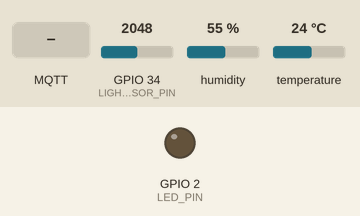
Recording of a sketch running on a simulated ESP32. Shown: output pins drawn as LEDs (lit = HIGH). The test bench sets the inputs (shaded band); at power-on: GPIO 34 (LIGHT_SENSOR_PIN) = 2048, humidity 55 %, temperature 24 °C. WiFi joins after 1.5 s; servers stay silent unless stated; no MQTT or app messages arrive unless stated; what the sketch prints to the serial monitor is not drawn.

Above: at 4.9 s.
5.0 s: MQTT message "led_on" arrives on the first subscribed topic
At 5.8 s:
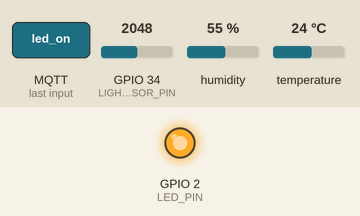
6.5 s: MQTT message "led_off" arrives on the first subscribed topic
11.5 s: MQTT message "status" arrives on the first subscribed topic
Timing chart, 0 to 21.7 s (numbered marks = the images above; inputs shaded):
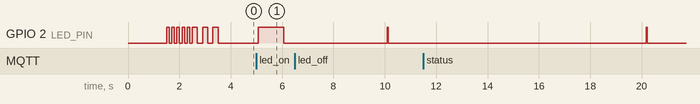

The sketch:

esp32-sensor.ino
```cpp
#include <WiFi.h>
#include <PubSubClient.h>
#include <ArduinoJson.h>
#include <DHT.h>

// ====== CONFIGURATION ======
// TODO: Update these with your actual credentials
const char* WIFI_SSID = "YOUR_WIFI_NETWORK_NAME";
const char* WIFI_PASS = "YOUR_WIFI_PASSWORD";
const char* MQTT_HOST = "192.168.1.100";  // Your Ubuntu server IP
const int   MQTT_PORT = 1883;
const char* DEVICE_ID = "esp32-portfolio-demo";

// Pin Configuration
#define DHT_PIN 4
#define DHT_TYPE DHT22
#define LED_PIN 2
#define LIGHT_SENSOR_PIN 34  // Analog pin for LDR

// Initialize sensors
DHT dht(DHT_PIN, DHT_TYPE);
WiFiClient espClient;
PubSubClient mqtt(espClient);

// Timing variables
unsigned long lastSensorRead = 0;
unsigned long lastMqttReconnect = 0;
const unsigned long SENSOR_INTERVAL = 10000;  // Read sensors every 10 seconds
const unsigned long MQTT_RECONNECT_INTERVAL = 5000;

void setup() {
  Serial.begin(115200);
  Serial.println("\n🌟 Simple IoT Platform - ESP32 Demo");

  // Initialize pins
  pinMode(LED_PIN, OUTPUT);
  pinMode(LIGHT_SENSOR_PIN, INPUT);

  // Initialize DHT sensor
  dht.begin();

  // Connect to WiFi
  connectWiFi();

  // Setup MQTT
  mqtt.setServer(MQTT_HOST, MQTT_PORT);
  mqtt.setCallback(onMqttMessage);

  Serial.println("✅ Setup complete!");
  Serial.printf("📡 Device ID: %s\n", DEVICE_ID);

  // Initial LED blink to show it's working
  for(int i = 0; i < 3; i++) {
    digitalWrite(LED_PIN, HIGH);
    delay(200);
    digitalWrite(LED_PIN, LOW);
    delay(200);
  }
}

void loop() {
  // Maintain WiFi connection
  if(WiFi.status() != WL_CONNECTED) {
    connectWiFi();
  }

  // Maintain MQTT connection
  if(!mqtt.connected() && millis() - lastMqttReconnect > MQTT_RECONNECT_INTERVAL) {
    connectMqtt();
    lastMqttReconnect = millis();
  }

  mqtt.loop();

  // Read and send sensor data
  if(millis() - lastSensorRead > SENSOR_INTERVAL) {
    readAndSendSensorData();
    lastSensorRead = millis();
  }

  delay(100);
}

void connectWiFi() {
  Serial.printf("🔌 Connecting to WiFi: %s", WIFI_SSID);
  WiFi.begin(WIFI_SSID, WIFI_PASS);

  int attempts = 0;
  while(WiFi.status() != WL_CONNECTED && attempts < 20) {
    delay(500);
    Serial.print(".");
    attempts++;
  }

  if(WiFi.status() == WL_CONNECTED) {
    Serial.println("\n✅ WiFi connected!");
    Serial.printf("📍 IP address: %s\n", WiFi.localIP().toString().c_str());

    // Blink LED to indicate WiFi connection
    for(int i = 0; i < 5; i++) {
      digitalWrite(LED_PIN, HIGH);
      delay(100);
      digitalWrite(LED_PIN, LOW);
      delay(100);
    }
  } else {
    Serial.println("\n❌ WiFi connection failed!");
  }
}

void connectMqtt() {
  if(WiFi.status() != WL_CONNECTED) return;

  Serial.printf("🔗 Connecting to MQTT broker: %s:%d", MQTT_HOST, MQTT_PORT);

  if(mqtt.connect(DEVICE_ID)) {
    Serial.println("\n✅ MQTT connected!");

    // Subscribe to device-specific commands
    String commandTopic = "sensors/" + String(DEVICE_ID) + "/commands";
    mqtt.subscribe(commandTopic.c_str());
    Serial.printf("📬 Subscribed to: %s\n", commandTopic.c_str());

    // Send online status
    sendDeviceStatus(true);

    // LED indicator for MQTT connection
    digitalWrite(LED_PIN, HIGH);
    delay(1000);
    digitalWrite(LED_PIN, LOW);

  } else {
    Serial.printf("\n❌ MQTT connection failed! Error code: %d\n", mqtt.state());
  }
}

void readAndSendSensorData() {
  if(!mqtt.connected()) return;

  Serial.println("📊 Reading sensors...");

  // Read DHT22 sensor
  float temperature = dht.readTemperature();
  float humidity = dht.readHumidity();

  // Read light sensor (LDR)
  int lightRaw = analogRead(LIGHT_SENSOR_PIN);
  float lightLevel = map(lightRaw, 0, 4095, 0, 1000); // Convert to lux approximation

  // Check if readings are valid
  if(isnan(temperature) || isnan(humidity)) {
    Serial.println("❌ Failed to read from DHT sensor!");
    return;
  }

  // Create JSON payload
  StaticJsonDocument<200> doc;
  doc["device_id"] = DEVICE_ID;
  doc["temperature"] = round(temperature * 10) / 10.0;  // Round to 1 decimal
  doc["humidity"] = round(humidity * 10) / 10.0;
  doc["light"] = round(lightLevel);
  doc["timestamp"] = millis();
  doc["wifi_rssi"] = WiFi.RSSI();

  String payload;
  serializeJson(doc, payload);

  // Publish to MQTT
  String topic = "sensors/" + String(DEVICE_ID) + "/data";
  if(mqtt.publish(topic.c_str(), payload.c_str())) {
    Serial.printf("📤 Data sent: %s\n", payload.c_str());

    // Quick LED flash to indicate data sent
    digitalWrite(LED_PIN, HIGH);
    delay(50);
    digitalWrite(LED_PIN, LOW);

  } else {
    Serial.println("❌ Failed to send data!");
  }
}

void onMqttMessage(char* topic, byte* payload, unsigned int length) {
  String message;
  for(int i = 0; i < length; i++) {
    message += (char)payload[i];
  }

  Serial.printf("📨 Received command: %s\n", message.c_str());

  // Parse JSON command
  StaticJsonDocument<100> doc;
  deserializeJson(doc, message);

  String command = doc["command"];

  if(command == "led_on") {
    digitalWrite(LED_PIN, HIGH);
    Serial.println("💡 LED turned ON");
  }
  else if(command == "led_off") {
    digitalWrite(LED_PIN, LOW);
    Serial.println("💡 LED turned OFF");
  }
  else if(command == "status") {
    sendDeviceStatus(true);
  }
  else if(command == "restart") {
    Serial.println("🔄 Restarting device...");
    ESP.restart();
  }
  else {
    Serial.printf("❓ Unknown command: %s\n", command.c_str());
  }
}

void sendDeviceStatus(bool online) {
  if(!mqtt.connected()) return;

  StaticJsonDocument<150> doc;
  doc["device_id"] = DEVICE_ID;
  doc["status"] = online ? "online" : "offline";
  doc["uptime"] = millis();
  doc["free_heap"] = ESP.getFreeHeap();
  doc["wifi_rssi"] = WiFi.RSSI();

  String payload;
  serializeJson(doc, payload);

  String topic = "sensors/" + String(DEVICE_ID) + "/status";
  mqtt.publish(topic.c_str(), payload.c_str(), true); // Retained message

  Serial.printf("📡 Status sent: %s\n", online ? "online" : "offline");
}

// Send offline status before restart/shutdown
void __attribute__((destructor)) cleanup() {
  sendDeviceStatus(false);
}
```
